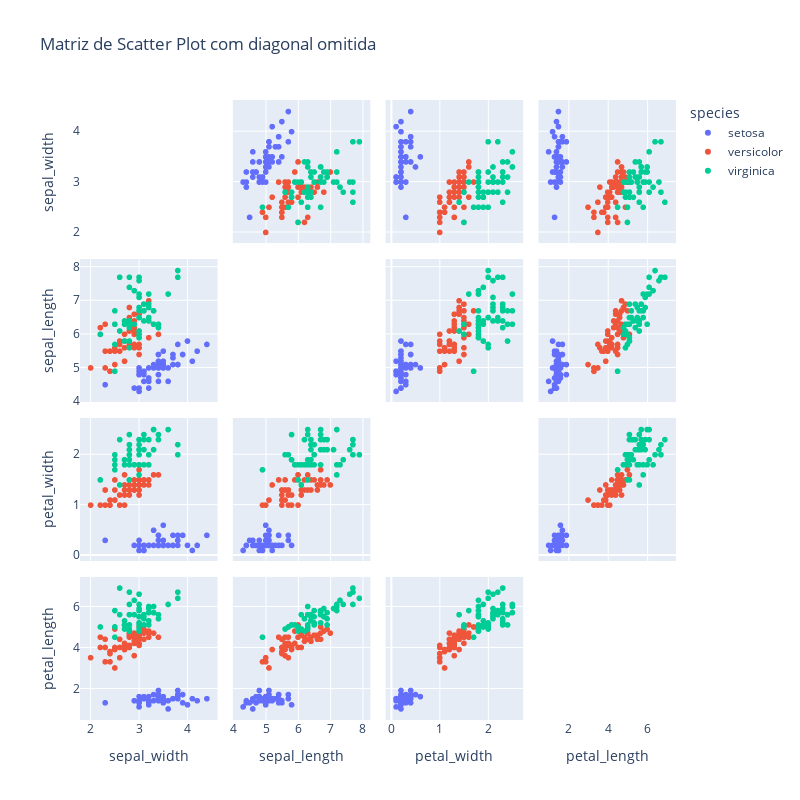

Write notebook code for a chart like this one.
### Markdown cell above
- Útil para análise exploratória

- Visualiza as relações entre as diversas variáveis do conjunto de dados

- Evite mais do que 9 variáveis

Corregolagrama no From data to Viz: https://www.data-to-viz.com/graph/correlogram.html

Documentação do Plotly: https://plotly.com/python/splom/

Podemos fazer o correlograma para `iris`, obtendo Scatter plots para cada combinação de 2 das variáveis:

### Code cell
scatter_matrix = px.scatter_matrix(iris,
    dimensions=["sepal_width", "sepal_length", "petal_width", "petal_length"],
    color="species", height=800, width=800,
    title="Matriz de Scatter Plot com diagonal omitida")
scatter_matrix.update_traces(diagonal_visible=False)
scatter_matrix.show()

### Figure 1 — Plotly figure (JSON) as saved in the notebook; plotly's stock layout.template omitted (floating-point values rounded to 4 significant figures)
{"data": [{"diagonal": {"visible": false}, "dimensions": [{"axis": {"matches": true}, "label": "sepal_width", "values": [3.5, 3, 3.2, 3.1, 3.6, 3.9, 3.4, 3.4, 2.9, 3.1, 3.7, 3.4, 3, 3, 4, 4.4, 3.9, 3.5, 3.8, 3.8, 3.4, 3.7, 3.6, 3.3, 3.4, 3, 3.4, 3.5, 3.4, 3.2, 3.1, 3.4, 4.1, 4.2, 3.1, 3.2, 3.5, 3.1, 3, 3.4, 3.5, 2.3, 3.2, 3.5, 3.8, 3, 3.8, 3.2, 3.7, 3.3]}, {"axis": {"matches": true}, "label": "sepal_length", "values": [5.1, 4.9, 4.7, 4.6, 5, 5.4, 4.6, 5, 4.4, 4.9, 5.4, 4.8, 4.8, 4.3, 5.8, 5.7, 5.4, 5.1, 5.7, 5.1, 5.4, 5.1, 4.6, 5.1, 4.8, 5, 5, 5.2, 5.2, 4.7, 4.8, 5.4, 5.2, 5.5, 4.9, 5, 5.5, 4.9, 4.4, 5.1, 5, 4.5, 4.4, 5, 5.1, 4.8, 5.1, 4.6, 5.3, 5]}, {"axis": {"matches": true}, "label": "petal_width", "values": [0.2, 0.2, 0.2, 0.2, 0.2, 0.4, 0.3, 0.2, 0.2, 0.1, 0.2, 0.2, 0.1, 0.1, 0.2, 0.4, 0.4, 0.3, 0.3, 0.3, 0.2, 0.4, 0.2, 0.5, 0.2, 0.2, 0.4, 0.2, 0.2, 0.2, 0.2, 0.4, 0.1, 0.2, 0.1, 0.2, 0.2, 0.1, 0.2, 0.2, 0.3, 0.3, 0.2, 0.6, 0.4, 0.3, 0.2, 0.2, 0.2, 0.2]}, {"axis": {"matches": true}, "label": "petal_length", "values": [1.4, 1.4, 1.3, 1.5, 1.4, 1.7, 1.4, 1.5, 1.4, 1.5, 1.5, 1.6, 1.4, 1.1, 1.2, 1.5, 1.3, 1.4, 1.7, 1.5, 1.7, 1.5, 1, 1.7, 1.9, 1.6, 1.6, 1.5, 1.4, 1.6, 1.6, 1.5, 1.5, 1.4, 1.5, 1.2, 1.3, 1.5, 1.3, 1.5, 1.3, 1.3, 1.3, 1.6, 1.9, 1.4, 1.6, 1.4, 1.5, 1.4]}], "hovertemplate": "species=setosa<br>%{xaxis.title.text}=%{x}<br>%{yaxis.title.text}=%{y}<extra></extra>", "legendgroup": "setosa", "marker": {"color": "#636efa", "symbol": "circle"}, "name": "setosa", "showlegend": true, "type": "splom"}, {"diagonal": {"visible": false}, "dimensions": [{"axis": {"matches": true}, "label": "sepal_width", "values": [3.2, 3.2, 3.1, 2.3, 2.8, 2.8, 3.3, 2.4, 2.9, 2.7, 2, 3, 2.2, 2.9, 2.9, 3.1, 3, 2.7, 2.2, 2.5, 3.2, 2.8, 2.5, 2.8, 2.9, 3, 2.8, 3, 2.9, 2.6, 2.4, 2.4, 2.7, 2.7, 3, 3.4, 3.1, 2.3, 3, 2.5, 2.6, 3, 2.6, 2.3, 2.7, 3, 2.9, 2.9, 2.5, 2.8]}, {"axis": {"matches": true}, "label": "sepal_length", "values": [7, 6.4, 6.9, 5.5, 6.5, 5.7, 6.3, 4.9, 6.6, 5.2, 5, 5.9, 6, 6.1, 5.6, 6.7, 5.6, 5.8, 6.2, 5.6, 5.9, 6.1, 6.3, 6.1, 6.4, 6.6, 6.8, 6.7, 6, 5.7, 5.5, 5.5, 5.8, 6, 5.4, 6, 6.7, 6.3, 5.6, 5.5, 5.5, 6.1, 5.8, 5, 5.6, 5.7, 5.7, 6.2, 5.1, 5.7]}, {"axis": {"matches": true}, "label": "petal_width", "values": [1.4, 1.5, 1.5, 1.3, 1.5, 1.3, 1.6, 1, 1.3, 1.4, 1, 1.5, 1, 1.4, 1.3, 1.4, 1.5, 1, 1.5, 1.1, 1.8, 1.3, 1.5, 1.2, 1.3, 1.4, 1.4, 1.7, 1.5, 1, 1.1, 1, 1.2, 1.6, 1.5, 1.6, 1.5, 1.3, 1.3, 1.3, 1.2, 1.4, 1.2, 1, 1.3, 1.2, 1.3, 1.3, 1.1, 1.3]}, {"axis": {"matches": true}, "label": "petal_length", "values": [4.7, 4.5, 4.9, 4, 4.6, 4.5, 4.7, 3.3, 4.6, 3.9, 3.5, 4.2, 4, 4.7, 3.6, 4.4, 4.5, 4.1, 4.5, 3.9, 4.8, 4, 4.9, 4.7, 4.3, 4.4, 4.8, 5, 4.5, 3.5, 3.8, 3.7, 3.9, 5.1, 4.5, 4.5, 4.7, 4.4, 4.1, 4, 4.4, 4.6, 4, 3.3, 4.2, 4.2, 4.2, 4.3, 3, 4.1]}], "hovertemplate": "species=versicolor<br>%{xaxis.title.text}=%{x}<br>%{yaxis.title.text}=%{y}<extra></extra>", "legendgroup": "versicolor", "marker": {"color": "#EF553B", "symbol": "circle"}, "name": "versicolor", "showlegend": true, "type": "splom"}, {"diagonal": {"visible": false}, "dimensions": [{"axis": {"matches": true}, "label": "sepal_width", "values": [3.3, 2.7, 3, 2.9, 3, 3, 2.5, 2.9, 2.5, 3.6, 3.2, 2.7, 3, 2.5, 2.8, 3.2, 3, 3.8, 2.6, 2.2, 3.2, 2.8, 2.8, 2.7, 3.3, 3.2, 2.8, 3, 2.8, 3, 2.8, 3.8, 2.8, 2.8, 2.6, 3, 3.4, 3.1, 3, 3.1, 3.1, 3.1, 2.7, 3.2, 3.3, 3, 2.5, 3, 3.4, 3]}, {"axis": {"matches": true}, "label": "sepal_length", "values": [6.3, 5.8, 7.1, 6.3, 6.5, 7.6, 4.9, 7.3, 6.7, 7.2, 6.5, 6.4, 6.8, 5.7, 5.8, 6.4, 6.5, 7.7, 7.7, 6, 6.9, 5.6, 7.7, 6.3, 6.7, 7.2, 6.2, 6.1, 6.4, 7.2, 7.4, 7.9, 6.4, 6.3, 6.1, 7.7, 6.3, 6.4, 6, 6.9, 6.7, 6.9, 5.8, 6.8, 6.7, 6.7, 6.3, 6.5, 6.2, 5.9]}, {"axis": {"matches": true}, "label": "petal_width", "values": [2.5, 1.9, 2.1, 1.8, 2.2, 2.1, 1.7, 1.8, 1.8, 2.5, 2, 1.9, 2.1, 2, 2.4, 2.3, 1.8, 2.2, 2.3, 1.5, 2.3, 2, 2, 1.8, 2.1, 1.8, 1.8, 1.8, 2.1, 1.6, 1.9, 2, 2.2, 1.5, 1.4, 2.3, 2.4, 1.8, 1.8, 2.1, 2.4, 2.3, 1.9, 2.3, 2.5, 2.3, 1.9, 2, 2.3, 1.8]}, {"axis": {"matches": true}, "label": "petal_length", "values": [6, 5.1, 5.9, 5.6, 5.8, 6.6, 4.5, 6.3, 5.8, 6.1, 5.1, 5.3, 5.5, 5, 5.1, 5.3, 5.5, 6.7, 6.9, 5, 5.7, 4.9, 6.7, 4.9, 5.7, 6, 4.8, 4.9, 5.6, 5.8, 6.1, 6.4, 5.6, 5.1, 5.6, 6.1, 5.6, 5.5, 4.8, 5.4, 5.6, 5.1, 5.1, 5.9, 5.7, 5.2, 5, 5.2, 5.4, 5.1]}], "hovertemplate": "species=virginica<br>%{xaxis.title.text}=%{x}<br>%{yaxis.title.text}=%{y}<extra></extra>", "legendgroup": "virginica", "marker": {"color": "#00cc96", "symbol": "circle"}, "name": "virginica", "showlegend": true, "type": "splom"}], "layout": {"dragmode": "select", "height": 800, "legend": {"title": {"text": "species"}, "tracegroupgap": 0}, "title": {"text": "Matriz de Scatter Plot com diagonal omitida"}, "width": 800}}
